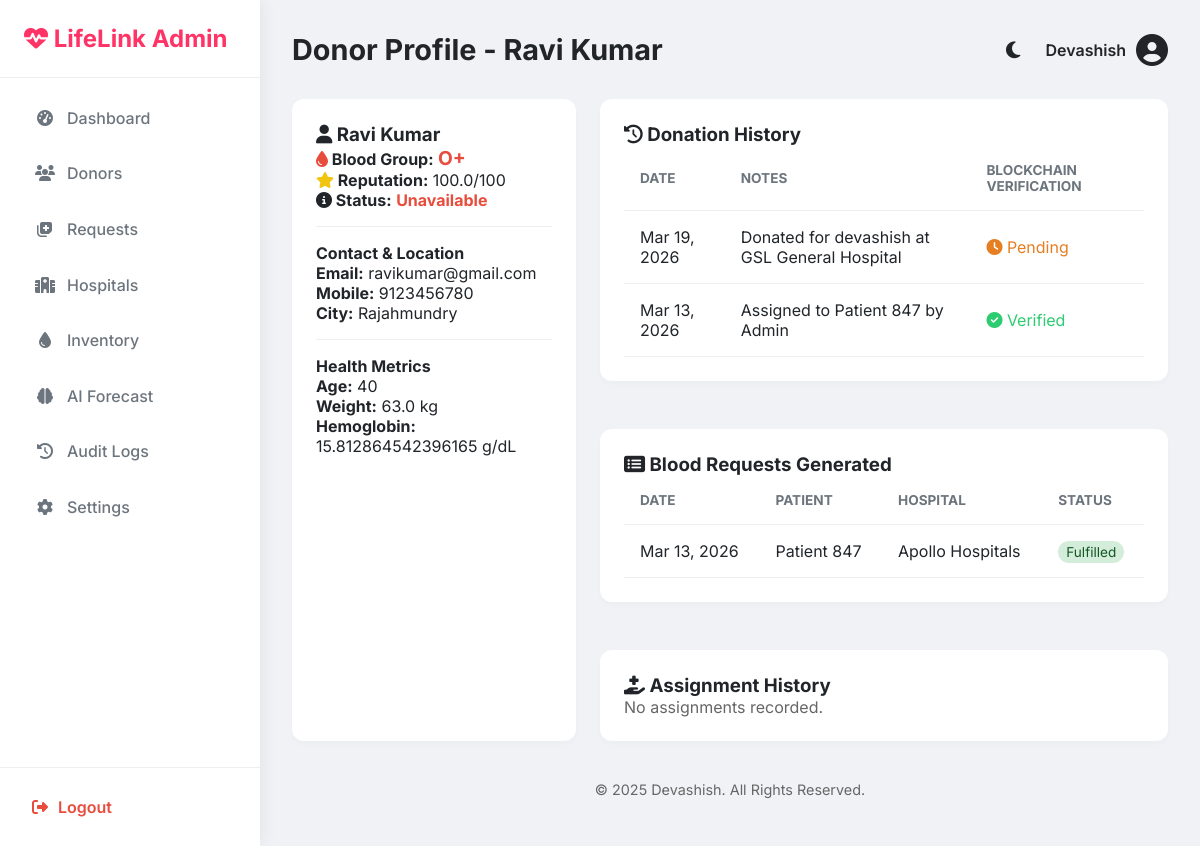
Page /admin/donor/1 (signed in) on the committed database.
### models.py (models this page shows, shortened)
class User(UserMixin, db.Model):
    __tablename__ = 'users'
    id = db.Column(db.Integer, primary_key=True)
    full_name = db.Column(db.String(100), nullable=False)
    email = db.Column(db.String(100), nullable=True) # Optional for existing users
    mobile_number = db.Column(db.String(15), unique=True, nullable=False)
    password_hash = db.Column(db.String(200), nullable=False)
    blood_group = db.Column(db.String(5), nullable=False)
    age = db.Column(db.Integer, nullable=False)
    city = db.Column(db.String(50), nullable=False)
    latitude = db.Column(db.Float, nullable=False)
    longitude = db.Column(db.Float, nullable=False)
    language = db.Column(db.String(10), default='en')
    bp = db.Column(db.Boolean, default=False)
    sugar = db.Column(db.Boolean, default=False)
    heart_disease = db.Column(db.Boolean, default=False)
    asthma = db.Column(db.Boolean, default=False)
    smoking = db.Column(db.Boolean, default=False)
    drinking = db.Column(db.Boolean, default=False)
    gender = db.Column(db.String(10), default='Male')
    weight = db.Column(db.Float, nullable=True)
    hemoglobin = db.Column(db.Float, nullable=True)
    pulse_rate = db.Column(db.Integer, nullable=True)
    systolic_bp = db.Column(db.Integer, nullable=True)
    diastolic_bp = db.Column(db.Integer, nullable=True)
    sugar_level = db.Column(db.Integer, nullable=True) # mg/dL
    is_pregnant = db.Column(db.Boolean, default=False)
    is_breastfeeding = db.Column(db.Boolean, default=False)
    menstrual_cycle_safe = db.Column(db.Boolean, default=True)
    last_donation_date = db.Column(db.Date, nullable=True)
    is_available = db.Column(db.Boolean, default=True)
    is_approved = db.Column(db.Boolean, default=True) # Admin approval
    qr_code_data = db.Column(db.String(500), nullable=True) # Data for QR ID
    created_at = db.Column(db.DateTime, default=datetime.utcnow)
    last_active = db.Column(db.DateTime, nullable=True)
    is_online = db.Column(db.Boolean, default=False)
    failed_login_attempts = db.Column(db.Integer, default=0)
    is_locked = db.Column(db.Boolean, default=False)
    reputation_score = db.Column(db.Float, default=100.0) # 0-100
    risk_score = db.Column(db.Float, default=0.0)

class Admin(UserMixin, db.Model):
    __tablename__ = 'admins'
    id = db.Column(db.Integer, primary_key=True)
    username = db.Column(db.String(50), unique=True, nullable=False)
    password_hash = db.Column(db.String(200), nullable=False)
    role = db.Column(db.String(20), default='SuperAdmin')

class DonationHistory(db.Model):
    __tablename__ = 'donation_history'
    id = db.Column(db.Integer, primary_key=True)
    donor_id = db.Column(db.Integer, db.ForeignKey('users.id'), nullable=False)
    donation_date = db.Column(db.Date, nullable=False)
    notes = db.Column(db.String(200), nullable=True)
    blockchain_hash = db.Column(db.String(64), nullable=True)
    previous_hash = db.Column(db.String(64), nullable=True)
    verified = db.Column(db.Boolean, default=False)
    donor = db.relationship('User', backref='history')

class BloodRequest(db.Model):
    __tablename__ = 'blood_requests'
    id = db.Column(db.Integer, primary_key=True)
    requester_id = db.Column(db.Integer, db.ForeignKey('users.id'), nullable=True)
    patient_name = db.Column(db.String(100), nullable=False)
    blood_group = db.Column(db.String(5), nullable=False)
    hospital_name = db.Column(db.String(100), nullable=False)
    hospital_location = db.Column(db.String(255), nullable=True)
    req_latitude = db.Column(db.Float, nullable=False)
    req_longitude = db.Column(db.Float, nullable=False)
    urgency_level = db.Column(db.String(20), default='Medium')
    contact_number = db.Column(db.String(15), nullable=False)
    status = db.Column(db.String(20), default='Pending') # Pending, Fulfilled, Cancelled, Expired
    fulfilled_by_id = db.Column(db.Integer, db.ForeignKey('users.id'), nullable=True)
    expiry_days = db.Column(db.Integer, default=5)
    expiry_at = db.Column(db.DateTime, nullable=True)
    created_at = db.Column(db.DateTime, default=datetime.utcnow)
    requester = db.relationship('User', foreign_keys=[requester_id], backref='requests')
    fulfilled_by = db.relationship('User', foreign_keys=[fulfilled_by_id], backref='fulfilled_requests')

### app.py (the view)
@app.route('/admin/donor/<int:donor_id>')
@login_required
def admin_donor_profile(donor_id):
    if not isinstance(current_user, Admin): return "Unauthorized", 403
    donor = User.query.get_or_404(donor_id)
    donations = DonationHistory.query.filter_by(donor_id=donor.id).order_by(DonationHistory.donation_date.desc()).all()
    requests = BloodRequest.query.filter_by(requester_id=donor.id).order_by(BloodRequest.created_at.desc()).all()
    assignments = DonorAssignment.query.filter_by(donor_id=donor.id).order_by(DonorAssignment.created_at.desc()).all()
    for a in assignments:
        a.req = BloodRequest.query.get(a.request_id)
    return render_template('admin/donor_profile.html', donor=donor, donations=donations, requests=requests, assignments=assignments)

### templates/admin/donor_profile.html
{% extends 'admin/base.html' %}
{% block title %}Donor Profile - {{ donor.full_name }}{% endblock %}
{% block content %}
<div class="grid" style="grid-template-columns: 1fr 2fr;">
    <div class="card">
        <h3><i class="fas fa-user"></i> {{ donor.full_name }}</h3>
        <p><strong><i class="fas fa-tint" style="color: #e74c3c;"></i> Blood Group:</strong> <span style="font-size: 1.2rem; font-weight: bold; color: #e74c3c;">{{ donor.blood_group }}</span></p>
        <p><strong><i class="fas fa-star" style="color: #f1c40f;"></i> Reputation:</strong> {{ donor.reputation_score }}/100</p>
        <p><strong><i class="fas fa-info-circle"></i> Status:</strong>
            {% if donor.is_available %}
                <span style="color: #2ecc71; font-weight: bold;">Available</span>
            {% else %}
                <span style="color: #e74c3c; font-weight: bold;">Unavailable</span>
            {% endif %}
        </p>
        <hr style="margin: 1rem 0; border: none; border-bottom: 1px solid var(--border-color);">
        <h4>Contact & Location</h4>
        <p><strong>Email:</strong> {{ donor.email }}</p>
        <p><strong>Mobile:</strong> {{ donor.mobile_number }}</p>
        <p><strong>City:</strong> {{ donor.city }}</p>
        <hr style="margin: 1rem 0; border: none; border-bottom: 1px solid var(--border-color);">
        <h4>Health Metrics</h4>
        <p><strong>Age:</strong> {{ donor.age }}</p>
        <p><strong>Weight:</strong> {{ donor.weight or 'N/A' }} kg</p>
        <p><strong>Hemoglobin:</strong> {{ donor.hemoglobin or 'N/A' }} g/dL</p>
    </div>
    <div style="display: flex; flex-direction: column; gap: 1.5rem;">
        <div class="card">
            <h3><i class="fas fa-history"></i> Donation History</h3>
            {% if donations %}
            <table class="table" style="width: 100%;">
                <thead>
                    <tr>
                        <th>Date</th>
                        <th>Notes</th>
                        <th>Blockchain Verification</th>
                    </tr>
                </thead>
                <tbody>
                    {% for d in donations %}
                    <tr>
                        <td>{{ d.donation_date.strftime('%b %d, %Y') }}</td>
                        <td>{{ d.notes }}</td>
                        <td>
                            {% if d.verified %}
                            <span style="color: #2ecc71;"><i class="fas fa-check-circle"></i> Verified</span>
                            {% else %}
                            <span style="color: #e67e22;"><i class="fas fa-clock"></i> Pending</span>
                            {% endif %}
                        </td>
                    </tr>
                    {% endfor %}
                </tbody>
            </table>
            {% else %}
            <p style="color: #666;">No previous donations recorded.</p>
            {% endif %}
        </div>
        <div class="card">
            <h3><i class="fas fa-list-alt"></i> Blood Requests Generated</h3>
            {% if requests %}
            <table class="table" style="width: 100%;">
                <thead>
                    <tr>
                        <th>Date</th>
                        <th>Patient</th>
                        <th>Hospital</th>
                        <th>Status</th>
                    </tr>
                </thead>
                <tbody>
                    {% for r in requests %}
                    <tr>
                        <td>{{ r.created_at.strftime('%b %d, %Y') }}</td>
                        <td>{{ r.patient_name }}</td>
                        <td>{{ r.hospital_name }}</td>
                        <td>
                    {% set status_bg, status_color = ('#d4edda', '#155724') if r.status == 'Fulfilled' else (('#fff3cd', '#856404') if r.status == 'Pending' else ('#f8d7da', '#721c24')) %}
                            <span style="padding: 3px 8px; border-radius: 12px; font-size: 0.85em; background: {{ status_bg }}; color: {{ status_color }};">
                                {{ r.status }}
                            </span>
                        </td>
                    </tr>
                    {% endfor %}
                </tbody>
            </table>
            {% else %}
            <p style="color: #666;">No blood requests made by this donor.</p>
            {% endif %}
        </div>
        <div class="card">
            <h3><i class="fas fa-hand-holding-medical"></i> Assignment History</h3>
            {% if assignments %}
            <table class="table" style="width: 100%;">
                <thead>
                    <tr>
                        <th>Date</th>
                        <th>Hospital</th>
                        <th>Action Taken</th>
                    </tr>
                </thead>
                <tbody>
                    {% for a in assignments %}
                    <tr>
                        <td>{{ a.created_at.strftime('%b %d, %Y') }}</td>
                        <td>{{ a.req.hospital_name if a.req else 'Unknown' }}</td>
                        <td>
                    {% set assign_bg, assign_color = ('#d4edda', '#155724') if a.status == 'Accepted' else (('#fff3cd', '#856404') if a.status == 'Pending' else ('#f8d7da', '#721c24')) %}
                            <span style="padding: 3px 8px; border-radius: 12px; font-size: 0.85em; background: {{ assign_bg }}; color: {{ assign_color }};">
                                {{ a.status }}
                            </span>
                        </td>
                    </tr>
                    {% endfor %}
                </tbody>
            </table>
            {% else %}
            <p style="color: #666;">No assignments recorded.</p>
            {% endif %}
        </div>
    </div>
</div>
{% endblock %}

### templates/admin/base.html (shortened to what this page needs)
<!DOCTYPE html>
<html lang="en">
<head>
    <link rel="stylesheet" href="https://cdnjs.cloudflare.com/ajax/libs/font-awesome/6.4.0/css/all.min.css">
    <link rel="stylesheet"
        href="{{ url_for('static', filename='css/admin_style.css') }}?v={{ range(1, 10000) | random }}">
</head>
<body class="admin-body">
    <nav class="sidebar">
        <div class="sidebar-brand">
            <i class="fas fa-heartbeat"></i> LifeLink Admin
        </div>
        <ul class="sidebar-menu">
            <li><a href="{{ url_for('admin_dashboard') }}" class="{{ 'active' if request.endpoint == 'admin_dashboard' else '' }}"><i class="fas fa-tachometer-alt"></i>
                    Dashboard</a></li>
            <li><a href="{{ url_for('admin_donors') }}" class="{{ 'active' if request.endpoint == 'admin_donors' else '' }}"><i class="fas fa-users"></i> Donors</a></li>
            <li><a href="{{ url_for('admin_requests') }}" class="{{ 'active' if request.endpoint == 'admin_requests' else '' }}"><i class="fas fa-notes-medical"></i> Requests</a></li>
            <li><a href="{{ url_for('manage_hospitals') }}" class="{{ 'active' if request.endpoint == 'manage_hospitals' or request.endpoint == 'reset_hospital_password' else '' }}"><i class="fas fa-hospital"></i> Hospitals</a></li>
            <li><a href="{{ url_for('admin_inventory') }}" class="{{ 'active' if request.endpoint == 'admin_inventory' else '' }}"><i class="fas fa-tint"></i> Inventory</a></li>
            <li><a href="{{ url_for('admin_forecast') }}" class="{{ 'active' if request.endpoint == 'admin_forecast' else '' }}"><i class="fas fa-brain"></i> AI Forecast</a></li>
            <li><a href="{{ url_for('admin_audit_logs') }}" class="{{ 'active' if request.endpoint == 'admin_audit_logs' else '' }}"><i class="fas fa-history"></i> Audit Logs</a></li>
            <li><a href="{{ url_for('admin_settings') }}" class="{{ 'active' if request.endpoint == 'admin_settings' else '' }}"><i class="fas fa-cog"></i> Settings</a></li>
        </ul>
        <div class="sidebar-footer">
            <a href="{{ url_for('logout') }}"><i class="fas fa-sign-out-alt"></i> Logout</a>
        </div>
    </nav>
    <main class="main-content">
        <header class="top-bar">
            <h2>{% block title %}Dashboard{% endblock %}</h2>
            <div class="user-info">
                <button class="theme-toggle" id="themeToggle" onclick="toggleTheme()" title="Toggle Dark/Light Mode"
                    style="margin-right: 15px;">
                    <i class="fas fa-moon" id="themeIcon"></i>
                </button>
                <span>{{ current_user.username }}</span>
                <i class="fas fa-user-circle fa-2x"></i>
            </div>
        </header>
        <div class="content-wrapper">
            {% block content %}{% endblock %}
        </div>
        <footer style="text-align: center; padding: 1rem; color: #666; font-size: 0.9rem; margin-top: auto;">
            <p>&copy; 2025 Devashish. All Rights Reserved.</p>
        </footer>
    </main>
</body>
</html>

### rows in the picture
User: full_name "Ravi Kumar", blood_group "O+", reputation_score "100.0", email "ravikumar@gmail.com", mobile_number "9123456780", city "Rajahmundry", age "40", weight "63.0", hemoglobin "15.812864542396165"
Admin: username "Devashish"
DonationHistory: donation_date "Mar 19, 2026", notes "Donated for devashish at GSL General Hospital", verified False (drawn)
DonationHistory: donation_date "Mar 13, 2026", notes "Assigned to Patient 847 by Admin", verified True (drawn)
BloodRequest: created_at "Mar 13, 2026", patient_name "Patient 847", hospital_name "Apollo Hospitals", status "Fulfilled"
